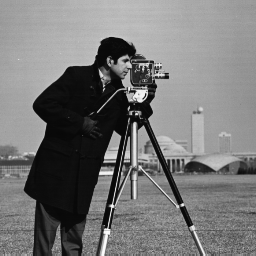
%> input picture Praxisaufgaben/02/p02_Bild01.tif, 256 x 256 px
$ octave p02_modify_test.m   (GNU Octave 9; MATLAB toolbox functions it lacks are replaced by stand-ins)
%> lines starting %> are read from the running program, lines starting %| are printed output that depends on the picture
### Praxisaufgaben/02/p02_modify.m
function [img_mod] = p02_modify(img_fft,x,y)
%creates zero-matrix of size 256
img_mod = zeros(size(img_fft));
%copy the value
img_mod(x,y) = img_fft(x,y);

img_mod = ifft2(fftshift(img_mod));

end

### Praxisaufgaben/02/p02_modify_test.m
[img_fft] = fft2(imread('p02_Bild01.tif'));
figure;

subplot(2,2,1)
[img_mod1] = p02_modify(img_fft,128+2,128+5);
imshow(100*real(img_mod1))
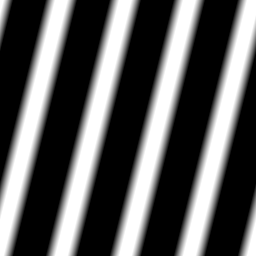
%> displayed picture: size 256x256, on the screen's scale of 0 to 255; min 0, max 255, mean 90.9

subplot(2,2,2)
[img_mod2] = p02_modify(img_fft,128-2,128+5);
imshow(100*real(img_mod2))
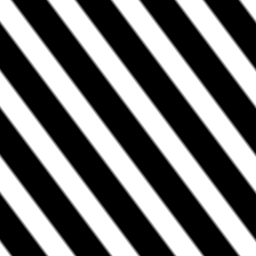
%> displayed picture: size 256x256, on the screen's scale of 0 to 255; min 0, max 255, mean 111.4

subplot(2,2,3)
[img_mod3] = p02_modify(img_fft,128-2,128-5);
imshow(100*real(img_mod3))
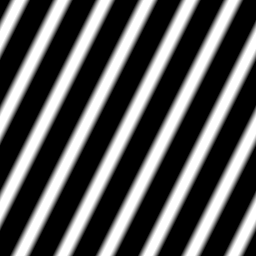
%> displayed picture: size 256x256, on the screen's scale of 0 to 255; min 0, max 255, mean 90.1

subplot(2,2,4)
[img_mod4] = p02_modify(img_fft,128+16,128-4);
imshow(100*real(img_mod4))
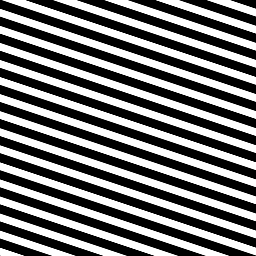
%> displayed picture: size 256x256, on the screen's scale of 0 to 255; min 0, max 255, mean 117.4


n = size(img_fft,1)/2
%> n = 128
x = [n-20:n+20]
%> x = 41 values from 108 to 148
figure;
imshow(p02_modify(img_fft,x,x));
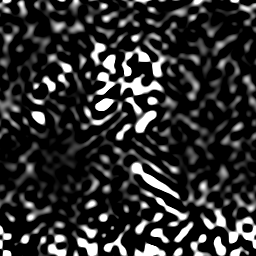
%> displayed picture: size 256x256, on the screen's scale of 0 to 255; min 0, max 255, mean 46.8

%{
Das angezeigte Bild ist unschärfer als das aus dem Originalbild erhaltene Bild,
sieht diesem aber noch relativ ähnlich. Dies zeigt, dass viele Informationen
in den 25x25 Pixeln rund um den Mittelpunkt des Bildes enthalten sind.
}%
